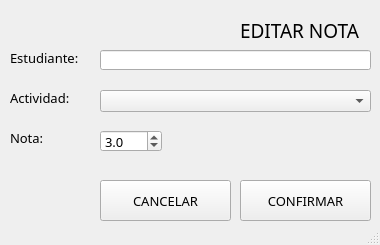
<?xml version="1.0" encoding="UTF-8"?>
<ui version="4.0">
 <class>DatosNota</class>
 <widget class="QMainWindow" name="DatosNota">
  <property name="geometry">
   <rect>
    <x>0</x>
    <y>0</y>
    <width>380</width>
    <height>245</height>
   </rect>
  </property>
  <property name="font">
   <font>
    <family>Arial Rounded MT Bold</family>
    <pointsize>10</pointsize>
   </font>
  </property>
  <property name="windowTitle">
   <string>Editar Nota</string>
  </property>
  <widget class="QWidget" name="centralwidget">
   <widget class="QLabel" name="label">
    <property name="geometry">
     <rect>
      <x>10</x>
      <y>50</y>
      <width>81</width>
      <height>16</height>
     </rect>
    </property>
    <property name="text">
     <string>Estudiante: </string>
    </property>
   </widget>
   <widget class="QLabel" name="label_2">
    <property name="geometry">
     <rect>
      <x>10</x>
      <y>90</y>
      <width>81</width>
      <height>16</height>
     </rect>
    </property>
    <property name="text">
     <string>Actividad: </string>
    </property>
   </widget>
   <widget class="QLabel" name="label_3">
    <property name="geometry">
     <rect>
      <x>10</x>
      <y>130</y>
      <width>81</width>
      <height>16</height>
     </rect>
    </property>
    <property name="text">
     <string>Nota:</string>
    </property>
   </widget>
   <widget class="QLabel" name="label_4">
    <property name="geometry">
     <rect>
      <x>240</x>
      <y>20</y>
      <width>131</width>
      <height>20</height>
     </rect>
    </property>
    <property name="font">
     <font>
      <family>Arial Rounded MT Bold</family>
      <pointsize>14</pointsize>
     </font>
    </property>
    <property name="text">
     <string>EDITAR NOTA</string>
    </property>
   </widget>
   <widget class="QPushButton" name="confirmar">
    <property name="geometry">
     <rect>
      <x>240</x>
      <y>180</y>
      <width>131</width>
      <height>41</height>
     </rect>
    </property>
    <property name="font">
     <font>
      <family>Arial Rounded MT Bold</family>
      <pointsize>10</pointsize>
      <weight>50</weight>
      <bold>false</bold>
     </font>
    </property>
    <property name="text">
     <string>CONFIRMAR</string>
    </property>
    <property name="checkable">
     <bool>false</bool>
    </property>
    <property name="autoDefault">
     <bool>false</bool>
    </property>
    <property name="default">
     <bool>false</bool>
    </property>
    <property name="flat">
     <bool>false</bool>
    </property>
   </widget>
   <widget class="QPushButton" name="cancelar">
    <property name="geometry">
     <rect>
      <x>100</x>
      <y>180</y>
      <width>131</width>
      <height>41</height>
     </rect>
    </property>
    <property name="font">
     <font>
      <family>Arial Rounded MT Bold</family>
      <pointsize>10</pointsize>
      <weight>50</weight>
      <bold>false</bold>
     </font>
    </property>
    <property name="text">
     <string>CANCELAR</string>
    </property>
    <property name="checkable">
     <bool>false</bool>
    </property>
    <property name="autoDefault">
     <bool>false</bool>
    </property>
    <property name="default">
     <bool>false</bool>
    </property>
    <property name="flat">
     <bool>false</bool>
    </property>
   </widget>
   <widget class="QLineEdit" name="correo">
    <property name="geometry">
     <rect>
      <x>100</x>
      <y>50</y>
      <width>271</width>
      <height>20</height>
     </rect>
    </property>
   </widget>
   <widget class="QDoubleSpinBox" name="nota">
    <property name="geometry">
     <rect>
      <x>100</x>
      <y>130</y>
      <width>62</width>
      <height>22</height>
     </rect>
    </property>
    <property name="wrapping">
     <bool>true</bool>
    </property>
    <property name="decimals">
     <number>1</number>
    </property>
    <property name="maximum">
     <double>5.000000000000000</double>
    </property>
    <property name="value">
     <double>3.000000000000000</double>
    </property>
   </widget>
   <widget class="QComboBox" name="actividad">
    <property name="geometry">
     <rect>
      <x>100</x>
      <y>90</y>
      <width>271</width>
      <height>22</height>
     </rect>
    </property>
   </widget>
  </widget>
  <widget class="QStatusBar" name="statusbar"/>
 </widget>
 <resources/>
 <connections/>
</ui>
